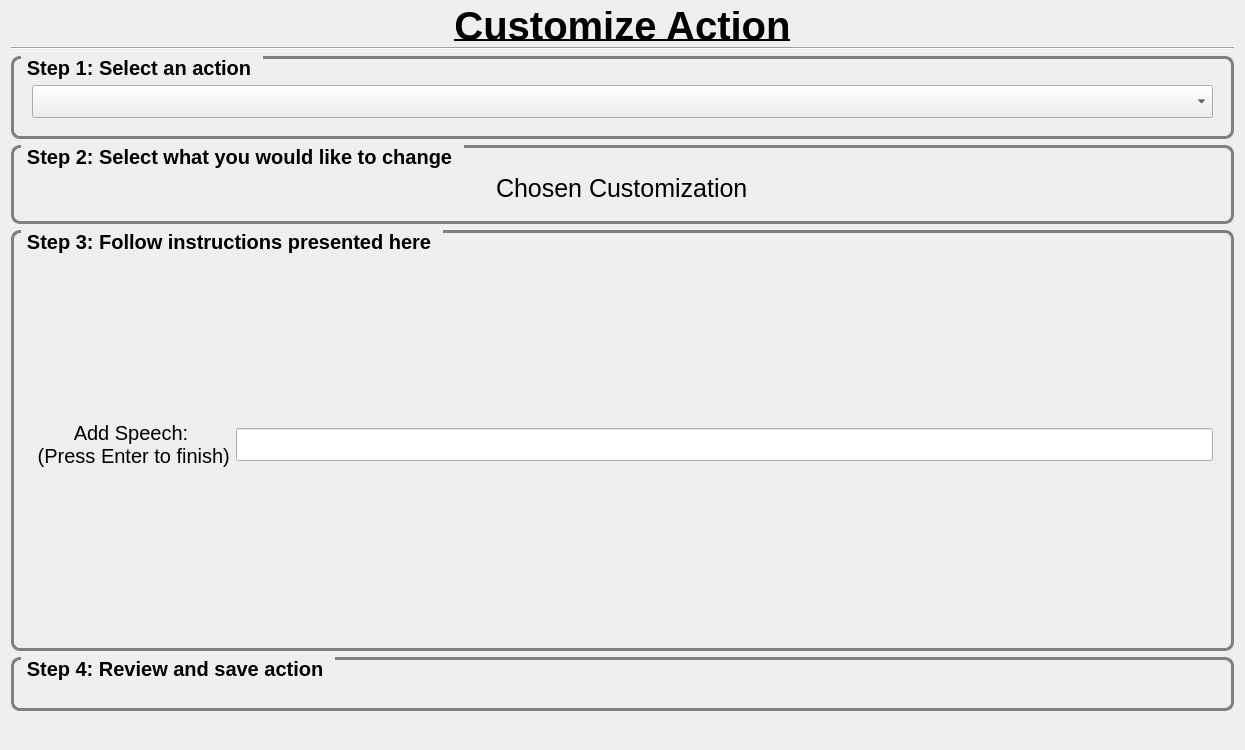
<?xml version="1.0" encoding="UTF-8"?>
<ui version="4.0">
 <class>GestureWidget</class>
 <widget class="QWidget" name="GestureWidget">
  <property name="enabled">
   <bool>true</bool>
  </property>
  <property name="geometry">
   <rect>
    <x>0</x>
    <y>0</y>
    <width>1245</width>
    <height>750</height>
   </rect>
  </property>
  <property name="minimumSize">
   <size>
    <width>640</width>
    <height>480</height>
   </size>
  </property>
  <property name="windowTitle">
   <string>Demonstration Learning</string>
  </property>
  <property name="styleSheet">
   <string notr="true">/*
QPushButton{font-size: 30px;        border: 1px solid #6593cf;
        border-radius: 2px;
        padding: 5px 15px 2px 5px;
        background: qlineargradient(x1 : 0, y1 : 0, x2 : 0, y2 :   1, stop :   0.0 #f5f9ff,
                stop :   0.5 #c7dfff, stop :   0.55 #afd2ff, stop :   1.0 #c0dbff);
        color: #006aff;
        font: bold large &quot;Arial&quot;;
        height: 30px;}
QPushButton{border:none;}
*/
</string>
  </property>
  <layout class="QVBoxLayout" name="verticalLayout" stretch="0,0,0,0,0,0">
   <item>
    <layout class="QVBoxLayout" name="Title" stretch="0,0">
     <item>
      <widget class="QLabel" name="customize_action_label">
       <property name="maximumSize">
        <size>
         <width>16777215</width>
         <height>30</height>
        </size>
       </property>
       <property name="styleSheet">
        <string notr="true">QLabel { font-size: 30pt; 
					font: bold;
					text-decoration	: underline;}</string>
       </property>
       <property name="text">
        <string>Customize Action</string>
       </property>
       <property name="alignment">
        <set>Qt::AlignCenter</set>
       </property>
      </widget>
     </item>
     <item>
      <widget class="Line" name="line">
       <property name="orientation">
        <enum>Qt::Horizontal</enum>
       </property>
      </widget>
     </item>
    </layout>
   </item>
   <item alignment="Qt::AlignVCenter">
    <widget class="QGroupBox" name="Step1">
     <property name="styleSheet">
      <string notr="true">QGroupBox {
    font-size: 20px;
    border: 3px solid gray;
    border-radius: 9px;
    margin-top: 0.5em;
	padding-top: 8px;
	 font: bold;
}

QGroupBox::title {
    subcontrol-origin: margin;
    left: 10px;
    padding: 0 9px 0 3px;
}</string>
     </property>
     <property name="title">
      <string>Step 1: Select an action</string>
     </property>
     <layout class="QHBoxLayout" name="horizontalLayout" stretch="0">
      <item>
       <widget class="QStackedWidget" name="action_selection_stacked_widget">
        <property name="currentIndex">
         <number>0</number>
        </property>
        <widget class="QWidget" name="action_selection_page">
         <layout class="QHBoxLayout" name="horizontalLayout_4">
          <item>
           <widget class="QComboBox" name="actions_combo_box">
            <property name="styleSheet">
             <string notr="true">QComboBox{font-size: 16pt; }</string>
            </property>
            <property name="editable">
             <bool>false</bool>
            </property>
            <property name="sizeAdjustPolicy">
             <enum>QComboBox::AdjustToContents</enum>
            </property>
           </widget>
          </item>
         </layout>
        </widget>
        <widget class="QWidget" name="action_chosen_page">
         <layout class="QHBoxLayout" name="horizontalLayout_9">
          <item alignment="Qt::AlignHCenter">
           <widget class="QLabel" name="action_being_changed_label">
            <property name="styleSheet">
             <string notr="true">QLabel{font-size: 25px;}</string>
            </property>
            <property name="text">
             <string>Chosen Action</string>
            </property>
           </widget>
          </item>
         </layout>
        </widget>
       </widget>
      </item>
     </layout>
    </widget>
   </item>
   <item>
    <widget class="QGroupBox" name="Step2_2">
     <property name="sizePolicy">
      <sizepolicy hsizetype="Minimum" vsizetype="Fixed">
       <horstretch>0</horstretch>
       <verstretch>0</verstretch>
      </sizepolicy>
     </property>
     <property name="styleSheet">
      <string notr="true">QGroupBox {
    font-size: 20px;
    border: 3px solid gray;
    border-radius: 9px;
    margin-top: 0.5em;
	padding-top: 8px;
	 font: bold;
}

QGroupBox::title {
    subcontrol-origin: margin;
    left: 10px;
    padding: 0 9px 0 3px;
}</string>
     </property>
     <property name="title">
      <string>Step 2: Select what you would like to change</string>
     </property>
     <layout class="QHBoxLayout" name="Step2">
      <item>
       <widget class="QStackedWidget" name="cus_state_stacked_widget">
        <property name="currentIndex">
         <number>1</number>
        </property>
        <widget class="QWidget" name="cus_state_selection_page">
         <layout class="QVBoxLayout" name="verticalLayout_10">
          <item>
           <layout class="QHBoxLayout" name="horizontalLayout_5">
            <item>
             <widget class="QPushButton" name="cus_speech_button">
              <property name="text">
               <string/>
              </property>
              <property name="icon">
               <iconset resource="../../resources/images.qrc">
                <normaloff>:/images/speech.png</normaloff>:/images/speech.png</iconset>
              </property>
              <property name="iconSize">
               <size>
                <width>400</width>
                <height>60</height>
               </size>
              </property>
              <property name="flat">
               <bool>true</bool>
              </property>
             </widget>
            </item>
            <item>
             <widget class="QPushButton" name="cus_gesture_button">
              <property name="text">
               <string/>
              </property>
              <property name="icon">
               <iconset resource="../../resources/images.qrc">
                <normaloff>:/images/gesture.png</normaloff>:/images/gesture.png</iconset>
              </property>
              <property name="iconSize">
               <size>
                <width>350</width>
                <height>60</height>
               </size>
              </property>
              <property name="flat">
               <bool>true</bool>
              </property>
             </widget>
            </item>
            <item>
             <widget class="QPushButton" name="cus_speech_gesture_button">
              <property name="text">
               <string/>
              </property>
              <property name="icon">
               <iconset resource="../../resources/images.qrc">
                <normaloff>:/images/speech_gesture.png</normaloff>:/images/speech_gesture.png</iconset>
              </property>
              <property name="iconSize">
               <size>
                <width>500</width>
                <height>60</height>
               </size>
              </property>
              <property name="flat">
               <bool>true</bool>
              </property>
             </widget>
            </item>
           </layout>
          </item>
         </layout>
        </widget>
        <widget class="QWidget" name="current_cus_state_page">
         <layout class="QHBoxLayout" name="horizontalLayout_8">
          <item alignment="Qt::AlignHCenter">
           <widget class="QLabel" name="cus_state_label">
            <property name="styleSheet">
             <string notr="true">QLabel{font-size: 25px;}</string>
            </property>
            <property name="text">
             <string>Chosen Customization</string>
            </property>
           </widget>
          </item>
         </layout>
        </widget>
       </widget>
      </item>
     </layout>
    </widget>
   </item>
   <item>
    <widget class="QGroupBox" name="Step3_2">
     <property name="styleSheet">
      <string notr="true">QGroupBox {
    font-size: 20px;
    border: 3px solid gray;
    border-radius: 9px;
    margin-top: 0.5em;
	padding-top: 8px;
	 font: bold;
}

QGroupBox::title {
    subcontrol-origin: margin;
    left: 10px;
    padding: 0 9px 0 3px;
}</string>
     </property>
     <property name="title">
      <string>Step 3: Follow instructions presented here</string>
     </property>
     <layout class="QHBoxLayout" name="Step3">
      <item>
       <widget class="QStackedWidget" name="info_stacked_widget">
        <property name="currentIndex">
         <number>2</number>
        </property>
        <widget class="QWidget" name="blank_page"/>
        <widget class="QWidget" name="gesture_page">
         <layout class="QVBoxLayout" name="verticalLayout_6">
          <item>
           <layout class="QHBoxLayout" name="horizontalLayout_17">
            <item>
             <layout class="QVBoxLayout" name="verticalLayout_3">
              <item>
               <widget class="QTextEdit" name="textEdit">
                <property name="lineWrapColumnOrWidth">
                 <number>-4</number>
                </property>
                <property name="textInteractionFlags">
                 <set>Qt::NoTextInteraction</set>
                </property>
               </widget>
              </item>
              <item>
               <layout class="QHBoxLayout" name="button_layout">
                <item>
                 <widget class="QPushButton" name="no_button">
                  <property name="text">
                   <string/>
                  </property>
                  <property name="icon">
                   <iconset resource="../../resources/images.qrc">
                    <normaloff>:/images/no.png</normaloff>:/images/no.png</iconset>
                  </property>
                  <property name="iconSize">
                   <size>
                    <width>350</width>
                    <height>60</height>
                   </size>
                  </property>
                  <property name="flat">
                   <bool>true</bool>
                  </property>
                 </widget>
                </item>
                <item>
                 <widget class="QPushButton" name="yes_button">
                  <property name="text">
                   <string/>
                  </property>
                  <property name="icon">
                   <iconset resource="../../resources/images.qrc">
                    <normaloff>:/images/yes.png</normaloff>:/images/yes.png</iconset>
                  </property>
                  <property name="iconSize">
                   <size>
                    <width>350</width>
                    <height>60</height>
                   </size>
                  </property>
                  <property name="flat">
                   <bool>true</bool>
                  </property>
                 </widget>
                </item>
               </layout>
              </item>
             </layout>
            </item>
            <item>
             <widget class="rqt_task_learning::RatioLayoutedFrame" name="gesture_img_frame" native="true">
              <property name="minimumSize">
               <size>
                <width>640</width>
                <height>480</height>
               </size>
              </property>
              <property name="maximumSize">
               <size>
                <width>640</width>
                <height>480</height>
               </size>
              </property>
             </widget>
            </item>
           </layout>
          </item>
         </layout>
        </widget>
        <widget class="QWidget" name="speech_page">
         <layout class="QHBoxLayout" name="horizontalLayout_7">
          <item alignment="Qt::AlignHCenter|Qt::AlignVCenter">
           <widget class="QLabel" name="label">
            <property name="styleSheet">
             <string notr="true">QLabel{font-size: 20px;}</string>
            </property>
            <property name="text">
             <string>Add Speech: 
 (Press Enter to finish)</string>
            </property>
            <property name="alignment">
             <set>Qt::AlignCenter</set>
            </property>
           </widget>
          </item>
          <item>
           <widget class="QLineEdit" name="speech_text_box">
            <property name="styleSheet">
             <string notr="true">QLineEdit { font-size: 16pt; }</string>
            </property>
            <property name="text">
             <string/>
            </property>
           </widget>
          </item>
         </layout>
        </widget>
        <widget class="QWidget" name="done_page">
         <layout class="QHBoxLayout" name="horizontalLayout_6">
          <item alignment="Qt::AlignHCenter|Qt::AlignVCenter">
           <widget class="QLabel" name="cus_state_label_2">
            <property name="styleSheet">
             <string notr="true">QLabel{font-size: 25px;}</string>
            </property>
            <property name="text">
             <string>Customization complete go to step 4</string>
            </property>
           </widget>
          </item>
         </layout>
        </widget>
        <widget class="QWidget" name="kinect_view_page"/>
        <widget class="QWidget" name="stuffpage">
         <layout class="QVBoxLayout" name="verticalLayout_7">
          <item>
           <layout class="QHBoxLayout" name="horizontalLayout_2" stretch="0">
            <item>
             <layout class="QVBoxLayout" name="verticalLayout_2">
              <item>
               <widget class="QLabel" name="number_of_skeletons">
                <property name="text">
                 <string>Number of Skeletons</string>
                </property>
                <property name="alignment">
                 <set>Qt::AlignCenter</set>
                </property>
               </widget>
              </item>
              <item>
               <widget class="QLineEdit" name="skeleton_tracking_status">
                <property name="readOnly">
                 <bool>true</bool>
                </property>
               </widget>
              </item>
              <item>
               <widget class="QLabel" name="recording_status">
                <property name="text">
                 <string>Recording Status</string>
                </property>
                <property name="alignment">
                 <set>Qt::AlignCenter</set>
                </property>
               </widget>
              </item>
              <item alignment="Qt::AlignHCenter">
               <widget class="QLineEdit" name="recording_status_box">
                <property name="sizePolicy">
                 <sizepolicy hsizetype="Fixed" vsizetype="Fixed">
                  <horstretch>0</horstretch>
                  <verstretch>0</verstretch>
                 </sizepolicy>
                </property>
                <property name="minimumSize">
                 <size>
                  <width>25</width>
                  <height>25</height>
                 </size>
                </property>
                <property name="maximumSize">
                 <size>
                  <width>25</width>
                  <height>25</height>
                 </size>
                </property>
                <property name="alignment">
                 <set>Qt::AlignCenter</set>
                </property>
               </widget>
              </item>
             </layout>
            </item>
           </layout>
          </item>
         </layout>
         <zorder></zorder>
        </widget>
       </widget>
      </item>
     </layout>
    </widget>
   </item>
   <item>
    <widget class="QGroupBox" name="Step4">
     <property name="styleSheet">
      <string notr="true">QGroupBox {
    font-size: 20px;
    border: 3px solid gray;
    border-radius: 9px;
    margin-top: 0.5em;
	padding-top: 8px;
	 font: bold;
}

QGroupBox::title {
    subcontrol-origin: margin;
    left: 10px;
    padding: 0 9px 0 3px;
}</string>
     </property>
     <property name="title">
      <string>Step 4: Review and save action</string>
     </property>
     <layout class="QHBoxLayout" name="Step_4">
      <item>
       <widget class="QPushButton" name="redo_button">
        <property name="text">
         <string/>
        </property>
        <property name="icon">
         <iconset resource="../../resources/images.qrc">
          <normaloff>:/images/redo_customization.png</normaloff>:/images/redo_customization.png</iconset>
        </property>
        <property name="iconSize">
         <size>
          <width>350</width>
          <height>60</height>
         </size>
        </property>
        <property name="flat">
         <bool>true</bool>
        </property>
       </widget>
      </item>
      <item>
       <widget class="QPushButton" name="preview_button">
        <property name="text">
         <string/>
        </property>
        <property name="icon">
         <iconset resource="../../resources/images.qrc">
          <normaloff>:/images/preview_customization.png</normaloff>:/images/preview_customization.png</iconset>
        </property>
        <property name="iconSize">
         <size>
          <width>350</width>
          <height>60</height>
         </size>
        </property>
        <property name="flat">
         <bool>true</bool>
        </property>
       </widget>
      </item>
      <item>
       <widget class="QPushButton" name="save_button">
        <property name="text">
         <string/>
        </property>
        <property name="icon">
         <iconset resource="../../resources/images.qrc">
          <normaloff>:/images/save_customization.png</normaloff>:/images/save_customization.png</iconset>
        </property>
        <property name="iconSize">
         <size>
          <width>350</width>
          <height>60</height>
         </size>
        </property>
        <property name="flat">
         <bool>true</bool>
        </property>
       </widget>
      </item>
     </layout>
    </widget>
   </item>
   <item alignment="Qt::AlignRight">
    <widget class="QPushButton" name="cancel_button">
     <property name="text">
      <string/>
     </property>
     <property name="icon">
      <iconset resource="../../resources/images.qrc">
       <normaloff>:/images/cancel.png</normaloff>:/images/cancel.png</iconset>
     </property>
     <property name="iconSize">
      <size>
       <width>150</width>
       <height>60</height>
      </size>
     </property>
     <property name="flat">
      <bool>true</bool>
     </property>
    </widget>
   </item>
  </layout>
 </widget>
 <customwidgets>
  <customwidget>
   <class>rqt_task_learning::RatioLayoutedFrame</class>
   <extends>QWidget</extends>
   <header location="global">rqt_task_learning/ratio_layouted_frame.h</header>
   <container>1</container>
  </customwidget>
 </customwidgets>
 <resources>
  <include location="../../resources/images.qrc"/>
 </resources>
 <connections/>
</ui>
